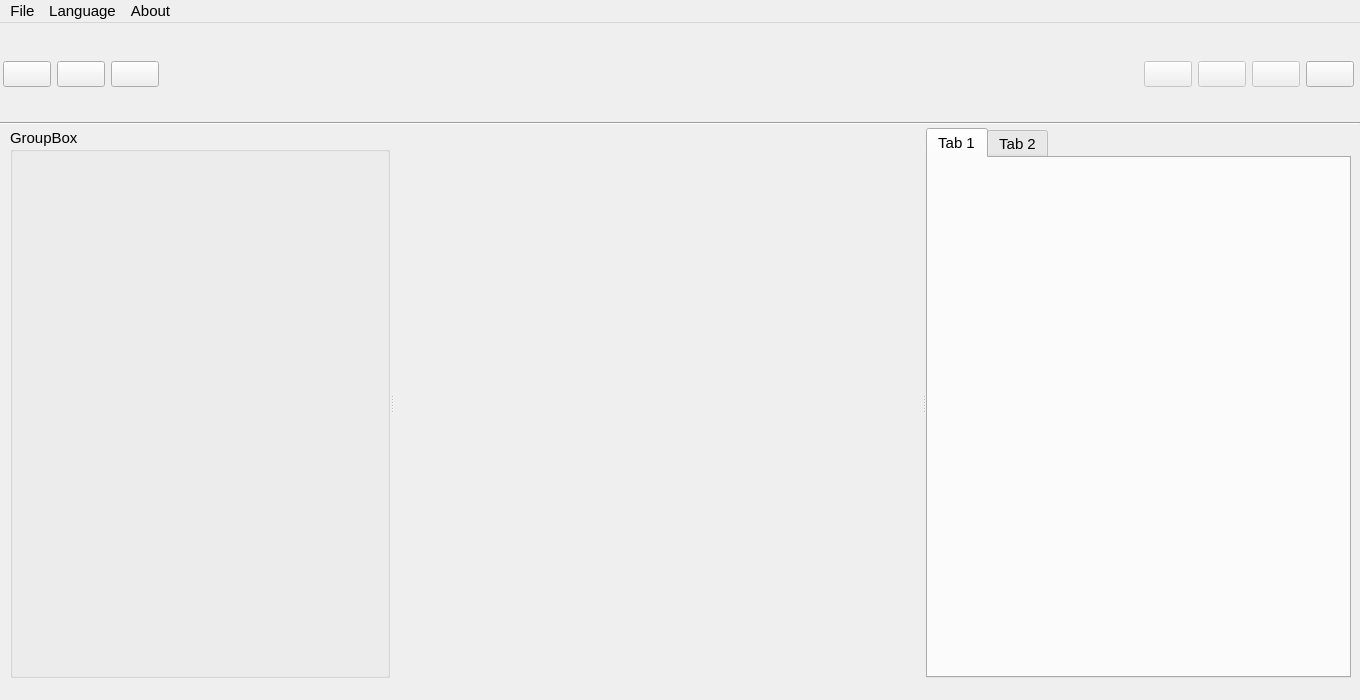
<?xml version="1.0" encoding="UTF-8"?>
<ui version="4.0">
 <author>Lays</author>
 <class>BrPrint3D</class>
 <widget class="QMainWindow" name="BrPrint3D">
  <property name="geometry">
   <rect>
    <x>0</x>
    <y>0</y>
    <width>1360</width>
    <height>700</height>
   </rect>
  </property>
  <property name="minimumSize">
   <size>
    <width>1360</width>
    <height>700</height>
   </size>
  </property>
  <property name="font">
   <font>
    <family>Ubuntu</family>
    <pointsize>11</pointsize>
   </font>
  </property>
  <property name="mouseTracking">
   <bool>true</bool>
  </property>
  <property name="windowTitle">
   <string>BrPrint3D</string>
  </property>
  <property name="windowIcon">
   <iconset resource="images.qrc">
    <normaloff>:/Icons/Icons/logo</normaloff>:/Icons/Icons/logo</iconset>
  </property>
  <property name="layoutDirection">
   <enum>Qt::LeftToRight</enum>
  </property>
  <property name="autoFillBackground">
   <bool>false</bool>
  </property>
  <property name="styleSheet">
   <string notr="true"/>
  </property>
  <property name="locale">
   <locale language="Portuguese" country="Brazil"/>
  </property>
  <property name="toolButtonStyle">
   <enum>Qt::ToolButtonTextUnderIcon</enum>
  </property>
  <widget class="QWidget" name="centralwidget">
   <widget class="Line" name="line_5">
    <property name="geometry">
     <rect>
      <x>0</x>
      <y>90</y>
      <width>1360</width>
      <height>20</height>
     </rect>
    </property>
    <property name="orientation">
     <enum>Qt::Horizontal</enum>
    </property>
   </widget>
   <widget class="QWidget" name="layoutWidget">
    <property name="geometry">
     <rect>
      <x>3</x>
      <y>5</y>
      <width>1351</width>
      <height>92</height>
     </rect>
    </property>
    <layout class="QHBoxLayout" name="horizontalLayout">
     <item>
      <widget class="QPushButton" name="bt_import">
       <property name="layoutDirection">
        <enum>Qt::LeftToRight</enum>
       </property>
       <property name="autoFillBackground">
        <bool>false</bool>
       </property>
       <property name="text">
        <string/>
       </property>
       <property name="icon">
        <iconset resource="images.qrc">
         <normaloff>:/Icons/Icons/bt-import</normaloff>:/Icons/Icons/bt-import</iconset>
       </property>
       <property name="iconSize">
        <size>
         <width>70</width>
         <height>70</height>
        </size>
       </property>
       <property name="autoDefault">
        <bool>false</bool>
       </property>
       <property name="default">
        <bool>false</bool>
       </property>
       <property name="flat">
        <bool>false</bool>
       </property>
      </widget>
     </item>
     <item>
      <widget class="QPushButton" name="bt_open">
       <property name="layoutDirection">
        <enum>Qt::LeftToRight</enum>
       </property>
       <property name="autoFillBackground">
        <bool>false</bool>
       </property>
       <property name="text">
        <string/>
       </property>
       <property name="icon">
        <iconset resource="images.qrc">
         <normaloff>:/Icons/Icons/bt-file</normaloff>:/Icons/Icons/bt-file</iconset>
       </property>
       <property name="iconSize">
        <size>
         <width>70</width>
         <height>70</height>
        </size>
       </property>
      </widget>
     </item>
     <item>
      <widget class="QPushButton" name="bt_connect">
       <property name="layoutDirection">
        <enum>Qt::LeftToRight</enum>
       </property>
       <property name="autoFillBackground">
        <bool>false</bool>
       </property>
       <property name="text">
        <string/>
       </property>
       <property name="icon">
        <iconset resource="images.qrc">
         <normaloff>:/Icons/Icons/bt-connect</normaloff>
         <normalon>:/Icons/Icons/bt-connect-onclick</normalon>:/Icons/Icons/bt-connect</iconset>
       </property>
       <property name="iconSize">
        <size>
         <width>70</width>
         <height>70</height>
        </size>
       </property>
       <property name="checkable">
        <bool>true</bool>
       </property>
      </widget>
     </item>
     <item>
      <spacer name="horizontalSpacer">
       <property name="orientation">
        <enum>Qt::Horizontal</enum>
       </property>
       <property name="sizeHint" stdset="0">
        <size>
         <width>40</width>
         <height>20</height>
        </size>
       </property>
      </spacer>
     </item>
     <item>
      <widget class="QLabel" name="label_7">
       <property name="text">
        <string/>
       </property>
       <property name="pixmap">
        <pixmap resource="images.qrc">:/Icons/Icons/brlogo.png</pixmap>
       </property>
      </widget>
     </item>
     <item>
      <spacer name="horizontalSpacer_2">
       <property name="orientation">
        <enum>Qt::Horizontal</enum>
       </property>
       <property name="sizeHint" stdset="0">
        <size>
         <width>40</width>
         <height>20</height>
        </size>
       </property>
      </spacer>
     </item>
     <item>
      <widget class="QPushButton" name="bt_play">
       <property name="enabled">
        <bool>false</bool>
       </property>
       <property name="layoutDirection">
        <enum>Qt::LeftToRight</enum>
       </property>
       <property name="autoFillBackground">
        <bool>false</bool>
       </property>
       <property name="text">
        <string/>
       </property>
       <property name="icon">
        <iconset resource="images.qrc">
         <normaloff>:/Icons/Icons/bt-play</normaloff>
         <disabledon>:/Icons/Icons/bt-play-onclick</disabledon>:/Icons/Icons/bt-play</iconset>
       </property>
       <property name="iconSize">
        <size>
         <width>70</width>
         <height>70</height>
        </size>
       </property>
       <property name="checkable">
        <bool>false</bool>
       </property>
      </widget>
     </item>
     <item>
      <widget class="QPushButton" name="bt_stop">
       <property name="enabled">
        <bool>false</bool>
       </property>
       <property name="layoutDirection">
        <enum>Qt::LeftToRight</enum>
       </property>
       <property name="autoFillBackground">
        <bool>false</bool>
       </property>
       <property name="text">
        <string/>
       </property>
       <property name="icon">
        <iconset resource="images.qrc">
         <normaloff>:/Icons/Icons/bt-stop</normaloff>:/Icons/Icons/bt-stop</iconset>
       </property>
       <property name="iconSize">
        <size>
         <width>70</width>
         <height>70</height>
        </size>
       </property>
       <property name="checkable">
        <bool>false</bool>
       </property>
      </widget>
     </item>
     <item>
      <widget class="QPushButton" name="bt_pause">
       <property name="enabled">
        <bool>false</bool>
       </property>
       <property name="layoutDirection">
        <enum>Qt::LeftToRight</enum>
       </property>
       <property name="autoFillBackground">
        <bool>false</bool>
       </property>
       <property name="text">
        <string/>
       </property>
       <property name="icon">
        <iconset resource="images.qrc">
         <normaloff>:/Icons/Icons/bt-pause</normaloff>
         <normalon>:/Icons/Icons/bt-pause-onclick</normalon>:/Icons/Icons/bt-pause</iconset>
       </property>
       <property name="iconSize">
        <size>
         <width>70</width>
         <height>70</height>
        </size>
       </property>
       <property name="checkable">
        <bool>true</bool>
       </property>
      </widget>
     </item>
     <item>
      <widget class="QPushButton" name="bt_emergency">
       <property name="layoutDirection">
        <enum>Qt::LeftToRight</enum>
       </property>
       <property name="autoFillBackground">
        <bool>false</bool>
       </property>
       <property name="text">
        <string/>
       </property>
       <property name="icon">
        <iconset resource="images.qrc">
         <normaloff>:/Icons/Icons/bt-emergency.png</normaloff>:/Icons/Icons/bt-emergency.png</iconset>
       </property>
       <property name="iconSize">
        <size>
         <width>70</width>
         <height>70</height>
        </size>
       </property>
      </widget>
     </item>
    </layout>
   </widget>
   <widget class="QSplitter" name="splitter">
    <property name="geometry">
     <rect>
      <x>10</x>
      <y>105</y>
      <width>1341</width>
      <height>550</height>
     </rect>
    </property>
    <property name="orientation">
     <enum>Qt::Horizontal</enum>
    </property>
    <widget class="PrinterConfigs" name="groupBox">
     <property name="minimumSize">
      <size>
       <width>380</width>
       <height>550</height>
      </size>
     </property>
     <property name="maximumSize">
      <size>
       <width>380</width>
       <height>550</height>
      </size>
     </property>
     <property name="title">
      <string>GroupBox</string>
     </property>
    </widget>
    <widget class="Control3D" name="widget" native="true">
     <property name="minimumSize">
      <size>
       <width>530</width>
       <height>545</height>
      </size>
     </property>
     <property name="maximumSize">
      <size>
       <width>530</width>
       <height>545</height>
      </size>
     </property>
    </widget>
    <widget class="ManualControl" name="tabWidget">
     <property name="minimumSize">
      <size>
       <width>425</width>
       <height>550</height>
      </size>
     </property>
     <property name="maximumSize">
      <size>
       <width>425</width>
       <height>550</height>
      </size>
     </property>
     <widget class="QWidget" name="tab">
      <attribute name="title">
       <string>Tab 1</string>
      </attribute>
     </widget>
     <widget class="QWidget" name="tab_2">
      <attribute name="title">
       <string>Tab 2</string>
      </attribute>
     </widget>
    </widget>
   </widget>
  </widget>
  <widget class="QMenuBar" name="menuBar">
   <property name="geometry">
    <rect>
     <x>0</x>
     <y>0</y>
     <width>1360</width>
     <height>24</height>
    </rect>
   </property>
   <widget class="QMenu" name="menuArquivo">
    <property name="title">
     <string>File</string>
    </property>
    <addaction name="separator"/>
    <addaction name="actionFechar"/>
   </widget>
   <widget class="QMenu" name="menuLinguagem">
    <property name="title">
     <string>Language</string>
    </property>
    <addaction name="actionEnglish"/>
    <addaction name="actionPortuguese"/>
    <addaction name="separator"/>
   </widget>
   <widget class="QMenu" name="menuSobre">
    <property name="title">
     <string>About</string>
    </property>
    <addaction name="actionAviso_Legal"/>
    <addaction name="actionDocumenta_o"/>
    <addaction name="actionAjuda"/>
    <addaction name="actionSobre_o_BrPrint3D"/>
   </widget>
   <addaction name="menuArquivo"/>
   <addaction name="menuLinguagem"/>
   <addaction name="menuSobre"/>
  </widget>
  <action name="actionEmergency">
   <property name="icon">
    <iconset resource="images.qrc">
     <normaloff>:/Icons/Icons/bt-emergency.png</normaloff>:/Icons/Icons/bt-emergency.png</iconset>
   </property>
   <property name="text">
    <string>Parada de Emergência</string>
   </property>
   <property name="toolTip">
    <string>Clique aqui para interromper a impressão em caso de emergência.</string>
   </property>
  </action>
  <action name="actionEnglish">
   <property name="text">
    <string>English - EUA</string>
   </property>
  </action>
  <action name="actionPortuguese">
   <property name="text">
    <string>Portuguese - Brazil</string>
   </property>
  </action>
  <action name="actionAviso_Legal">
   <property name="text">
    <string>Legal Warning</string>
   </property>
  </action>
  <action name="actionFechar">
   <property name="text">
    <string>Exit</string>
   </property>
  </action>
  <action name="actionImportG">
   <property name="text">
    <string>Importar GCode</string>
   </property>
  </action>
  <action name="actionCores_Visualiza_o">
   <property name="text">
    <string>Cores Visualização</string>
   </property>
  </action>
  <action name="actionTema">
   <property name="text">
    <string>Tema</string>
   </property>
  </action>
  <action name="actionDocumenta_o">
   <property name="text">
    <string>Documentation</string>
   </property>
  </action>
  <action name="actionAjuda">
   <property name="text">
    <string>Help</string>
   </property>
  </action>
  <action name="actionPlay">
   <property name="checkable">
    <bool>true</bool>
   </property>
   <property name="checked">
    <bool>false</bool>
   </property>
   <property name="icon">
    <iconset resource="images.qrc">
     <normaloff>:/Icons/Icons/bt-play</normaloff>
     <disabledoff>:/Icons/Icons/bt-play-onclick</disabledoff>
     <disabledon>:/Icons/Icons/bt-play-onclick</disabledon>:/Icons/Icons/bt-play</iconset>
   </property>
   <property name="text">
    <string>Executar</string>
   </property>
   <property name="toolTip">
    <string>Clique aqui para iniciar a impressão.</string>
   </property>
  </action>
  <action name="actionImport">
   <property name="icon">
    <iconset resource="images.qrc">
     <normaloff>:/Icons/Icons/bt-import</normaloff>:/Icons/Icons/bt-import</iconset>
   </property>
   <property name="text">
    <string>Importar</string>
   </property>
   <property name="toolTip">
    <string>Clique aqui para importar um GCode</string>
   </property>
  </action>
  <action name="actionStop">
   <property name="checkable">
    <bool>true</bool>
   </property>
   <property name="enabled">
    <bool>false</bool>
   </property>
   <property name="icon">
    <iconset resource="images.qrc">
     <normaloff>:/Icons/Icons/bt-stop</normaloff>
     <activeoff>:/new/Images/bt-stop</activeoff>
     <activeon>:/Icons/Icons/bt-stop-onclick</activeon>:/Icons/Icons/bt-stop</iconset>
   </property>
   <property name="text">
    <string>Parar</string>
   </property>
   <property name="toolTip">
    <string>Clique aqui para cancelar a impressão.</string>
   </property>
  </action>
  <action name="actionConnect">
   <property name="checkable">
    <bool>true</bool>
   </property>
   <property name="icon">
    <iconset resource="images.qrc">
     <normaloff>:/Icons/Icons/bt-connect</normaloff>
     <activeon>:/Icons/Icons/bt-connect-onclick</activeon>:/Icons/Icons/bt-connect</iconset>
   </property>
   <property name="text">
    <string>Conectar</string>
   </property>
   <property name="toolTip">
    <string>Clique aqui para conectar a impressora.</string>
   </property>
  </action>
  <action name="actionPause">
   <property name="checkable">
    <bool>true</bool>
   </property>
   <property name="enabled">
    <bool>false</bool>
   </property>
   <property name="icon">
    <iconset resource="images.qrc">
     <normaloff>:/Icons/Icons/bt-pause</normaloff>
     <activeon>:/Icons/Icons/bt-pause-onclick</activeon>:/Icons/Icons/bt-pause</iconset>
   </property>
   <property name="text">
    <string>Pausar</string>
   </property>
   <property name="toolTip">
    <string>Clique aqui para pausar a impressão.</string>
   </property>
  </action>
  <action name="actionOpen">
   <property name="icon">
    <iconset resource="images.qrc">
     <normaloff>:/Icons/Icons/bt-file</normaloff>:/Icons/Icons/bt-file</iconset>
   </property>
   <property name="text">
    <string>Abrir</string>
   </property>
   <property name="toolTip">
    <string>Clique aqui para abrir um arquivo.</string>
   </property>
  </action>
  <action name="actionSobre_o_BrPrint3D">
   <property name="text">
    <string>About Br-Print3D</string>
   </property>
  </action>
 </widget>
 <customwidgets>
  <customwidget>
   <class>PrinterConfigs</class>
   <extends>QGroupBox</extends>
   <header>printerconfigs.h</header>
   <container>1</container>
  </customwidget>
  <customwidget>
   <class>ManualControl</class>
   <extends>QTabWidget</extends>
   <header>manualcontrol.h</header>
   <container>1</container>
  </customwidget>
  <customwidget>
   <class>Control3D</class>
   <extends>QWidget</extends>
   <header>control3d.h</header>
   <container>1</container>
  </customwidget>
 </customwidgets>
 <resources>
  <include location="images.qrc"/>
 </resources>
 <connections/>
</ui>
